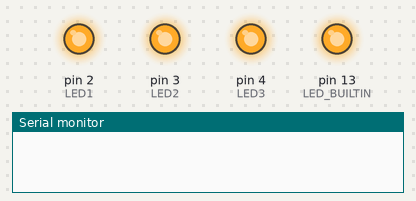
Bench run of a sketch on a simulated Arduino Nano, built with avr-gcc and run on an emulated ATmega328P. On the bench: output pins drawn as LEDs (lit = HIGH), the last lines printed to the serial monitor.

Above: at 0.04 s.
At 0.67 s:
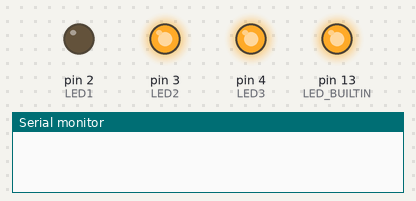
At 1.12 s:
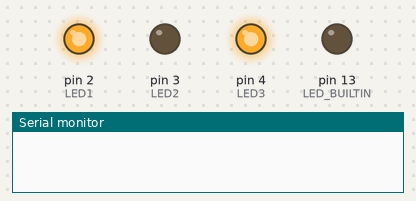
At 2.2 s:
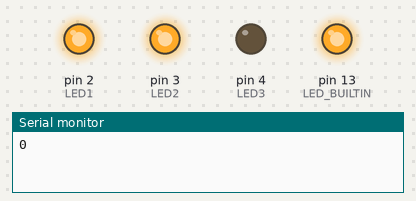
At 3.19 s:
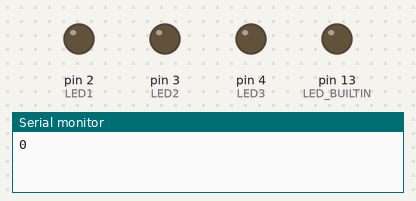
At 4.45 s:
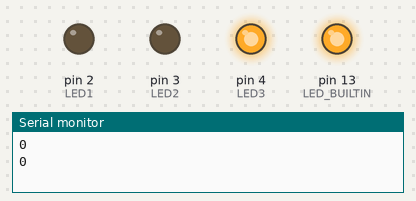
Timing chart, 0 to 4.8 s (numbered marks = the images above):
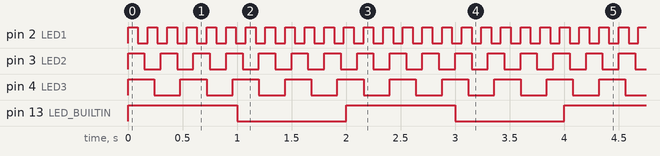

The sketch:

atmega-blink-freertos.ino
```cpp
// template umum FreeRTOS di Arduino Nano  https://github.com/feilipu/Arduino_FreeRTOS_Library/blob/master/examples/AnalogRead_DigitalRead/AnalogRead_DigitalRead.ino
// contoh pemakaian vTaskDelayUntil dan xTaskGetTickCount dari https://github.com/feilipu/avrfreertos/blob/master/MegaBlink/main.c

#include <Arduino_FreeRTOS.h>
#include <semphr.h>

#define LED1  2
#define LED2  3
#define LED3  4

static void TaskBlinkLED1(void *pvParameters);
static void TaskBlinkLED2(void *pvParameters);
static void TaskBlinkLED3(void *pvParameters);

// task handle diperlukan jika ingin mengakses parameter suatu task. optional
TaskHandle_t xHandle1 = NULL;
TaskHandle_t xHandle2 = NULL;
TaskHandle_t xHandle3 = NULL;

void setup() {
  Serial.begin(115200);
  // initialize digital pin LED_BUILTIN as an output.
  pinMode(LED1, OUTPUT);
  pinMode(LED2, OUTPUT);
  pinMode(LED3, OUTPUT);
  pinMode(LED_BUILTIN, OUTPUT);

  xTaskCreate(
    TaskBlinkLED1
    ,  "TaskBlinkLED1"  // A name just for humans
    ,  100  // This stack size can be checked & adjusted by reading the Stack Highwater
    ,  NULL
    ,  2  // Priority, with 3 (configMAX_PRIORITIES - 1) being the highest, and 0 being the lowest.
    ,  &xHandle1 );
  xTaskCreate(
    TaskBlinkLED2
    ,  "TaskBlinkLED2"  // A name just for humans
    ,  100  // This stack size can be checked & adjusted by reading the Stack Highwater
    ,  NULL
    ,  2  // Priority, with 3 (configMAX_PRIORITIES - 1) being the highest, and 0 being the lowest.
    ,  &xHandle2 );
  xTaskCreate(
    TaskBlinkLED3
    ,  "TaskBlinkLED3"  // A name just for humans
    ,  100  // This stack size can be checked & adjusted by reading the Stack Highwater
    ,  NULL
    ,  2  // Priority, with 3 (configMAX_PRIORITIES - 1) being the highest, and 0 being the lowest.
    ,  &xHandle3  );
}

// menunjukkan loop dapat tetap dijalankan terpisah dari semua task FreeRTOS
void loop() {
  static int counter=0;
  UBaseType_t uxHighWaterMark;
  digitalWrite(LED_BUILTIN, HIGH);   // turn the LED on (HIGH is the voltage level)
  delay(1000);                       // wait for a second
  digitalWrite(LED_BUILTIN, LOW);    // turn the LED off by making the voltage LOW
  delay(1000);                       // wait for a second
  Serial.println(counter);
}

static void TaskBlinkLED1(void *pvParameters) // Main Red LED Flash
{
  TickType_t xLastWakeTime;
  /* The xLastWakeTime variable needs to be initialised with the current tick
    count.  Note that this is the only time we access this variable.  From this
    point on xLastWakeTime is managed automatically by the vTaskDelayUntil()
    API function. */
  xLastWakeTime = xTaskGetTickCount();
  while (1)
  {
    digitalWrite(LED1, HIGH);
    vTaskDelayUntil( &xLastWakeTime, ( 100 / portTICK_PERIOD_MS ) );
    digitalWrite(LED1, LOW);
    vTaskDelayUntil( &xLastWakeTime, ( 100 / portTICK_PERIOD_MS ) );
  }
}

static void TaskBlinkLED2(void *pvParameters) // Main Red LED Flash
{
  TickType_t xLastWakeTime;
  xLastWakeTime = xTaskGetTickCount();
  while (1)
  {
    digitalWrite(LED2, HIGH);
    vTaskDelayUntil( &xLastWakeTime, ( 150 / portTICK_PERIOD_MS ) );
    digitalWrite(LED2, LOW);
    vTaskDelayUntil( &xLastWakeTime, ( 150 / portTICK_PERIOD_MS ) );
  }
}

static void TaskBlinkLED3(void *pvParameters) // Main Red LED Flash
{
  TickType_t xLastWakeTime;
  xLastWakeTime = xTaskGetTickCount();
  while (1)
  {
    digitalWrite(LED3, HIGH);
    vTaskDelayUntil( &xLastWakeTime, ( 250 / portTICK_PERIOD_MS ) );
    digitalWrite(LED3, LOW);
    vTaskDelayUntil( &xLastWakeTime, ( 250 / portTICK_PERIOD_MS ) );
  }
}
```

Measured:
- by itself, pin 2 (LED1): alternates HIGH for 0.09 s and LOW for 0.09 s
- by itself, pin 3 (LED2): alternates HIGH for 0.15 s and LOW for 0.15 s
- by itself, pin 4 (LED3): alternates HIGH for 0.24 s and LOW for 0.24 s
- by itself, pin 13 (LED_BUILTIN): alternates HIGH for 1.0 s and LOW for 1.0 s
